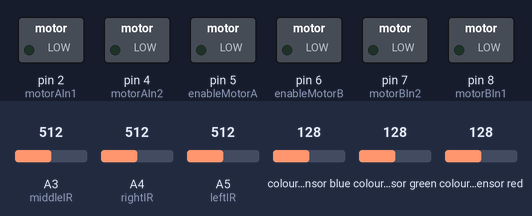
A sketch run on a simulated Arduino Uno, built with avr-gcc and run on an emulated ATmega328P. Parts: switched loads named in the sketch (green lamp = pin HIGH). Wiring (inferred from the names in the program): TCS3200 colour sensor: output pin 3; S2 pin 11; S3 pin 12; S0 pin 9; S1 pin 10. The test bench sets the inputs (shaded band); at power-on: A4 (rightIR) = 512, A5 (leftIR) = 512, A3 (middleIR) = 512, colour sensor blue 128, colour sensor green 128, colour sensor red 128. Pins used as bus, display or sensor lines are not drawn; what the sketch prints to the serial monitor is not drawn.

Above: at 1.2 s.
1.3 s: A4 (rightIR) set to 317
4.3 s: A4 (rightIR) set to 284
At 5.0 s:
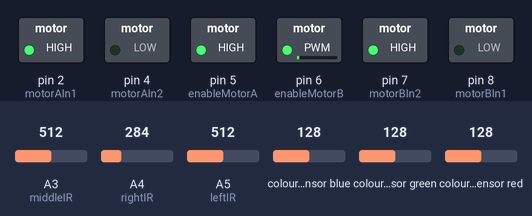
5.8 s: A5 (leftIR) set to 314
8.8 s: A5 (leftIR) set to 294
At 9.7 s:
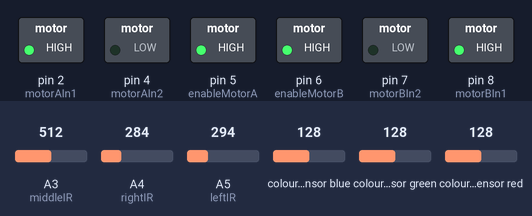
Timing chart, 0 to 11.3 s (numbered marks = the images above; inputs shaded):
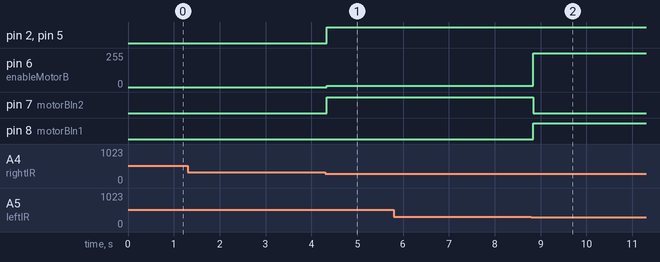

The sketch:

version2_with_color.ino
```cpp
// Motor Enable pins
#define enableMotorA 5
#define enableMotorB 6

// Motor 1 - A
// Explanation: 'In' means the input pin on the motor driver
// it's not input pin on the Arduino (it's actually an output)
#define motorAIn1 2 // left
#define motorAIn2 4

// Motor 2 - B
#define motorBIn1 8 // right
#define motorBIn2 7

#define leftIR A5 // A0 pin
#define middleIR A3 // A1 pin
#define rightIR A4 // 19-A5 pin

// Motor variables
int turnSpeed = 10;
int motorSpeed = 255;

// Color sensor variables
// Define color sensor pins
#define S0 9
#define S1 10
#define S2 11
#define S3 12
#define sensorOut 3

// Calibration Values
// *Get these from Calibration Sketch
int redMin = 24; // Red minimum value
int redMax = 273; // Red maximum value
int greenMin = 23; // Green minimum value
int greenMax = 270; // Green maximum value
int blueMin = 18; // Blue minimum value
int blueMax = 200; // Blue maximum value

// Variables for Color Pulse Width Measurements
int redPW = 0;
int greenPW = 0;
int bluePW = 0;

// Variables for final Color values
int redValue;
int greenValue;
int blueValue;

// 0 - white; 1 - green; 2 - red; 3 - black
int prevColorState = 0;

int countGreen = 0;
int countRed = 0;

void setup() {

  // Motors pinMode
  pinMode(enableMotorA, OUTPUT);
  pinMode(enableMotorB, OUTPUT);
  pinMode(motorAIn1, OUTPUT);
  pinMode(motorAIn2, OUTPUT);
  pinMode(motorBIn1, OUTPUT);
  pinMode(motorBIn2, OUTPUT);

  // Color Sensor pinMode
  pinMode(S0, OUTPUT);
	pinMode(S1, OUTPUT);
	pinMode(S2, OUTPUT);
	pinMode(S3, OUTPUT);

	// Set Sensor output as input
	pinMode(sensorOut, INPUT);

	// Set Frequency scaling to 20%
	digitalWrite(S0,HIGH);
	digitalWrite(S1,LOW);

  Serial.begin(9600);
}

void loop() {

  int leftSensorVal = discretize(readLeftSensor());
  int midSensorVal = discretize(readMidSensor());
  int rightSensorVal = discretize(readRightSensor());

  if ((leftSensorVal == 0 && midSensorVal == 1 && rightSensorVal == 0))
  {
    setCarSpeed(motorSpeed);
    moveAStraight();
    moveBStraight();
  }

  if ((leftSensorVal == 0 && midSensorVal == 0 && rightSensorVal == 1) || (leftSensorVal == 0 && midSensorVal == 1 && rightSensorVal == 1))
  {
    // vrti desno
    setMotorSpeedA(turnSpeed); // uspori ova
    setMotorSpeedB(motorSpeed);

    moveBStraight();
    moveABack();
  }

  if ((leftSensorVal == 1 && midSensorVal == 0 && rightSensorVal == 0) || (leftSensorVal == 1 && midSensorVal == 1 && rightSensorVal == 0))
  {
    // vrti levo
    setMotorSpeedA(motorSpeed);
    setMotorSpeedB(turnSpeed); // uspori ova

    moveAStraight();
    moveBBack();
  }

  // Read Red value
	redPW = getRedPW();
	// Map to value from 0-255
	redValue = map(redPW, redMin,redMax,255,0);
	// Delay to stabilize sensor
	delay(10);

	// Read Green value
	greenPW = getGreenPW();
	// Map to value from 0-255
	greenValue = map(greenPW, greenMin,greenMax,255,0);
	// Delay to stabilize sensor
	delay(10);

  Serial.print("GREEN COUNT: ");
  Serial.print(countGreen);
  Serial.print(" RED: ");
  Serial.print(redValue);
  Serial.print(" GREEN: ");
  Serial.println(greenValue);

  int currentColorState = getCurrentColorState(redValue, greenValue);
  Serial.println(currentColorState);

  if(currentColorState == 1 && prevColorState != 1 && countGreen < 2)
  {
    digitalWrite(13, LOW);
    countGreen++;
    Serial.print("GREEN: ");
    Serial.print(countGreen);
    Serial.print(" STATE: ");
    Serial.println(currentColorState);
  }
  else if(currentColorState == 2 && countGreen == 2)
  {
    while(true)
    {
      digitalWrite(13, HIGH);
      digitalWrite(motorAIn1, LOW);
      digitalWrite(motorAIn2, LOW);
      digitalWrite(motorBIn1, LOW);
      digitalWrite(motorBIn1, LOW);
    }

    //Serial.println("STOJ BE");
    //setCarSpeed(0);
    // stopCar();
  }
  else if(currentColorState == 2 && countGreen < 2)
  {
    digitalWrite(13, HIGH);
    countGreen = 0;
    // digitalWrite(13, HIGH);
    // delay(250);
  }

  prevColorState = currentColorState;
}

//
// Methods:
//

int getCurrentColorState(int redVal, int greenVal)
{
  if(redVal > 235 && greenVal > 235)
  {
    // white
    return 0;
  }
  if(greenVal > redVal && greenVal > 200)
  {
    // green
    return 1;
  }
  if(redVal > greenVal && redVal > 240)
  {
    // red
    return 2;
  }
  if(redVal < 40 && greenValue < 40)
  {
    // black
    return 3;
  }
}

// Function to read Red Pulse Widths
int getRedPW() {
	// Set sensor to read Red only
	digitalWrite(S2,LOW);
	digitalWrite(S3,LOW);
	// Define integer to represent Pulse Width
	int PW;
	// Read the output Pulse Width
	PW = pulseIn(sensorOut, LOW);
	// Return the value
	return PW;
}

// Function to read Green Pulse Widths
int getGreenPW() {
	// Set sensor to read Green only
	digitalWrite(S2,HIGH);
	digitalWrite(S3,HIGH);
	// Define integer to represent Pulse Width
	int PW;
	// Read the output Pulse Width
	PW = pulseIn(sensorOut, LOW);
	// Return the value
	return PW;
}

// Function to read Blue Pulse Widths
int getBluePW() {
	// Set sensor to read Blue only
	digitalWrite(S2,LOW);
	digitalWrite(S3,HIGH);
	// Define integer to represent Pulse Width
	int PW;
	// Read the output Pulse Width
	PW = pulseIn(sensorOut, LOW);
	// Return the value
	return PW;
}

bool checkWhite(int red, int green)
{
  if(red > 230 && green > 230)
  {
    // it is white
    return true;
  }
  return false;
}

int checkState()
{
  	// Read Red value
	redPW = getRedPW();
	// Map to value from 0-255
	redValue = map(redPW, redMin,redMax,255,0);
	// Delay to stabilize sensor
	delay(10);

	// Read Green value
	greenPW = getGreenPW();
	// Map to value from 0-255
	greenValue = map(greenPW, greenMin,greenMax,255,0);
	// Delay to stabilize sensor
	delay(10);

  if(checkWhite(redValue, greenValue))
  {
    // white
    Serial.println("WHITE");
    return 0;
  }
  else if(greenValue > redValue)
  {
    // green
    return 1;
  }
  else if(redValue > greenValue)
  {
    // red
    return 2;
  }
  else if(greenValue < 40 && redValue < 40)
  {
    // black
    return 3;
  }
}

void sequence()
{
  int currentColorState = checkState();

  if(prevColorState == 0 && currentColorState == 1 && countGreen < 2)
  {
    countGreen++;
    while(currentColorState == 1)
    {
      Serial.print("GREEN: ");
      Serial.print(countGreen);
      Serial.print(" STATE: ");
      Serial.println(currentColorState);
      currentColorState = checkState();
    }
    return;
  }

  currentColorState = checkState();
  delay(20);
  if(prevColorState == 0 && currentColorState == 2 && countGreen == 2)
  {
    Serial.println("STOP");
    return;
  }
}

void stopCar()
{
  setCarSpeed(0);
  digitalWrite(motorAIn1, LOW);
  digitalWrite(motorAIn2, LOW);
  digitalWrite(motorBIn1, LOW);
  digitalWrite(motorBIn1, LOW);
}

void setMotorSpeedA(int speed)
{
  analogWrite(enableMotorA, speed);
}

void setMotorSpeedB(int speed)
{
  analogWrite(enableMotorB, speed);
}

void setCarSpeed(int speed)
{
  analogWrite(enableMotorA, speed);
  analogWrite(enableMotorB, speed);
}

void moveAStraight()
{
  digitalWrite(motorAIn1, HIGH);
  digitalWrite(motorAIn2, LOW);
}

void moveABack()
{
  digitalWrite(motorAIn1, LOW);
  digitalWrite(motorAIn2, HIGH);
}

void moveBStraight()
{
  digitalWrite(motorBIn1, HIGH);
  digitalWrite(motorBIn2, LOW);
}

void moveBBack()
{
  digitalWrite(motorBIn1, LOW);
  digitalWrite(motorBIn2, HIGH);
}

int readLeftSensor()
{
  return analogRead(leftIR);
}

int readMidSensor()
{
  return analogRead(middleIR);
}

int readRightSensor()
{
  return analogRead(rightIR);
}

void printSensorsData()
{
  Serial.print("L: ");
  Serial.print(readLeftSensor());
  Serial.print(" M: ");
  Serial.print(readMidSensor());
  Serial.print(" R: ");
  Serial.println(readRightSensor());
}

int discretize(int val)
{
  if (val > 300)
  {
    return 1;
  }
  return 0;
}
```

Measured:
- the behaviour switches between 301 and 300 on A4 (rightIR) (found by bisection; images 0 and 1)
- the behaviour switches between 301 and 300 on A5 (leftIR) (found by bisection; images 1 and 2)
- after the input at 1.3 s, every drawn part: stays the same
- after the input at 4.3 s, pin 2 (motorAIn1), pin 5 (enableMotorA), pin 7 (motorBIn2): LOW → HIGH at once; pin 6 (enableMotorB): 0/255 → 10/255 at once
- after the input at 5.8 s, every drawn part: stays the same
- after the input at 8.8 s, pin 6 (enableMotorB): 10/255 → 255/255 at once; pin 7 (motorBIn2): HIGH → LOW at once; pin 8 (motorBIn1): LOW → HIGH at once
